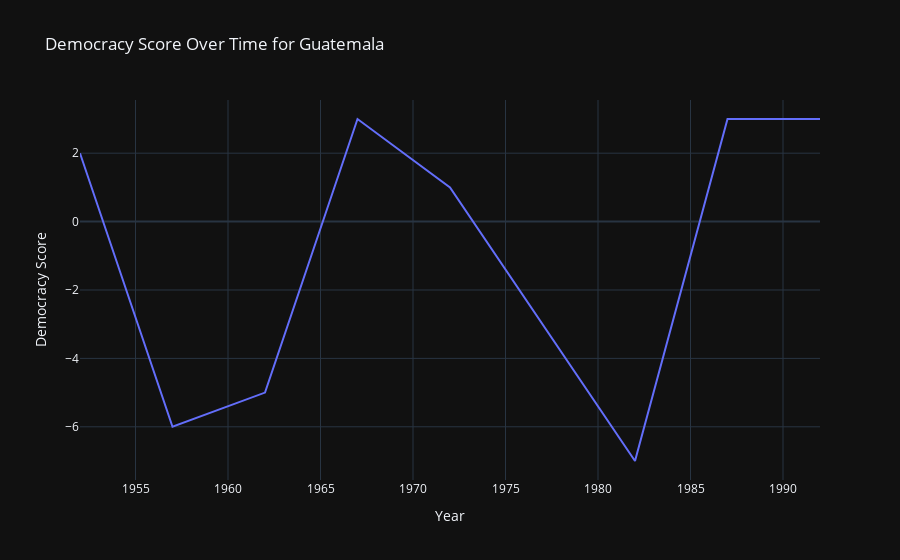

The code cell stored with this chart in its notebook:
### Code cell
import plotly.express as px

fig_guat_dem = px.line(guat_dem_tidy, x='year', y='democracy_score', 
                       labels={'year': 'Year', 'democracy_score': 'Democracy Score'},
                       title='Democracy Score Over Time for Guatemala')
fig_guat_dem.show()

### Figure 1 — Plotly figure (JSON) as saved in the notebook; plotly's stock layout.template omitted (floating-point values rounded to 4 significant figures)
{"data": [{"hovertemplate": "Year=%{x}<br>Democracy Score=%{y}<extra></extra>", "legendgroup": "", "line": {"color": "#636efa", "dash": "solid"}, "marker": {"symbol": "circle"}, "mode": "lines", "name": "", "orientation": "v", "showlegend": false, "x": [1952, 1957, 1962, 1967, 1972, 1977, 1982, 1987, 1992], "xaxis": "x", "y": [2, -6, -5, 3, 1, -3, -7, 3, 3], "yaxis": "y", "type": "scatter"}], "layout": {"xaxis": {"anchor": "y", "domain": [0.0, 1.0], "title": {"text": "Year"}}, "yaxis": {"anchor": "x", "domain": [0.0, 1.0], "title": {"text": "Democracy Score"}}, "legend": {"tracegroupgap": 0}, "title": {"text": "Democracy Score Over Time for Guatemala"}}}
